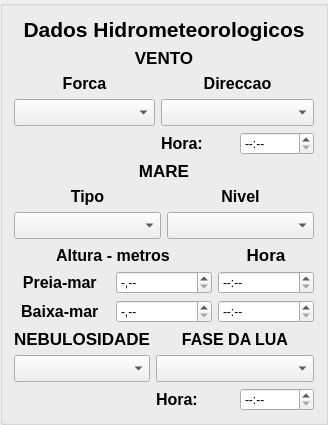
    <widget class="QGroupBox" name="GBDadosHidro">
     <property name="sizePolicy">
      <sizepolicy hsizetype="Fixed" vsizetype="Preferred">
       <horstretch>0</horstretch>
       <verstretch>0</verstretch>
      </sizepolicy>
     </property>
     <property name="title">
      <string/>
     </property>
     <layout class="QGridLayout" name="gridLayout">
      <item row="0" column="0">
       <widget class="QLabel" name="label_10">
        <property name="font">
         <font>
          <pointsize>16</pointsize>
          <weight>75</weight>
          <bold>true</bold>
         </font>
        </property>
        <property name="text">
         <string>Dados Hidrometeorologicos</string>
        </property>
        <property name="alignment">
         <set>Qt::AlignCenter</set>
        </property>
       </widget>
      </item>
      <item row="1" column="0">
       <widget class="QLabel" name="label_11">
        <property name="font">
         <font>
          <pointsize>13</pointsize>
          <weight>75</weight>
          <bold>true</bold>
         </font>
        </property>
        <property name="text">
         <string>VENTO</string>
        </property>
        <property name="alignment">
         <set>Qt::AlignCenter</set>
        </property>
       </widget>
      </item>
      <item row="2" column="0">
       <layout class="QGridLayout" name="gridLayout_3">
        <item row="3" column="2">
         <widget class="QLabel" name="label_13">
          <property name="font">
           <font>
            <pointsize>12</pointsize>
            <weight>75</weight>
            <bold>true</bold>
           </font>
          </property>
          <property name="text">
           <string>Hora:       </string>
          </property>
         </widget>
        </item>
        <item row="0" column="2" colspan="2">
         <widget class="QLabel" name="label_26">
          <property name="font">
           <font>
            <pointsize>12</pointsize>
            <weight>75</weight>
            <bold>true</bold>
           </font>
          </property>
          <property name="text">
           <string>Direccao</string>
          </property>
          <property name="alignment">
           <set>Qt::AlignCenter</set>
          </property>
         </widget>
        </item>
        <item row="1" column="0" colspan="2">
         <widget class="QComboBox" name="CBForca">
          <property name="font">
           <font>
            <pointsize>12</pointsize>
           </font>
          </property>
         </widget>
        </item>
        <item row="3" column="3">
         <widget class="QTimeEdit" name="TEHoraVent">
          <property name="specialValueText">
           <string>--:--</string>
          </property>
          <property name="currentSectionIndex">
           <number>0</number>
          </property>
          <property name="timeSpec">
           <enum>Qt::LocalTime</enum>
          </property>
          <property name="time">
           <time>
            <hour>0</hour>
            <minute>0</minute>
            <second>0</second>
           </time>
          </property>
         </widget>
        </item>
        <item row="1" column="2" colspan="2">
         <widget class="QComboBox" name="CBDireccao">
          <property name="font">
           <font>
            <pointsize>12</pointsize>
           </font>
          </property>
         </widget>
        </item>
        <item row="0" column="0" colspan="2">
         <widget class="QLabel" name="label_25">
          <property name="font">
           <font>
            <pointsize>12</pointsize>
            <weight>75</weight>
            <bold>true</bold>
           </font>
          </property>
          <property name="text">
           <string>Forca</string>
          </property>
          <property name="alignment">
           <set>Qt::AlignCenter</set>
          </property>
         </widget>
        </item>
       </layout>
      </item>
      <item row="3" column="0">
       <widget class="QLabel" name="label_35">
        <property name="font">
         <font>
          <pointsize>13</pointsize>
          <weight>75</weight>
          <bold>true</bold>
         </font>
        </property>
        <property name="text">
         <string>MARE</string>
        </property>
        <property name="alignment">
         <set>Qt::AlignCenter</set>
        </property>
       </widget>
      </item>
      <item row="4" column="0">
       <layout class="QGridLayout" name="gridLayout_7">
        <item row="0" column="0">
         <widget class="QLabel" name="label_33">
          <property name="font">
           <font>
            <pointsize>12</pointsize>
            <weight>75</weight>
            <bold>true</bold>
           </font>
          </property>
          <property name="text">
           <string>Tipo</string>
          </property>
          <property name="alignment">
           <set>Qt::AlignCenter</set>
          </property>
         </widget>
        </item>
        <item row="0" column="1">
         <widget class="QLabel" name="label_34">
          <property name="font">
           <font>
            <pointsize>12</pointsize>
            <weight>75</weight>
            <bold>true</bold>
           </font>
          </property>
          <property name="text">
           <string>Nivel</string>
          </property>
          <property name="alignment">
           <set>Qt::AlignCenter</set>
          </property>
         </widget>
        </item>
        <item row="1" column="0">
         <widget class="QComboBox" name="CBTipoMare">
          <property name="font">
           <font>
            <pointsize>12</pointsize>
           </font>
          </property>
         </widget>
        </item>
        <item row="1" column="1">
         <widget class="QComboBox" name="CBNivelMare">
          <property name="font">
           <font>
            <pointsize>12</pointsize>
           </font>
          </property>
         </widget>
        </item>
       </layout>
      </item>
      <item row="5" column="0">
       <layout class="QGridLayout" name="gridLayout_10">
        <item row="0" column="2">
         <widget class="QLabel" name="label_28">
          <property name="font">
           <font>
            <pointsize>13</pointsize>
            <weight>75</weight>
            <bold>true</bold>
           </font>
          </property>
          <property name="text">
           <string>Hora</string>
          </property>
          <property name="alignment">
           <set>Qt::AlignCenter</set>
          </property>
         </widget>
        </item>
        <item row="1" column="0">
         <widget class="QLabel" name="label_30">
          <property name="font">
           <font>
            <pointsize>12</pointsize>
            <weight>75</weight>
            <bold>true</bold>
           </font>
          </property>
          <property name="text">
           <string>Preia-mar </string>
          </property>
          <property name="alignment">
           <set>Qt::AlignCenter</set>
          </property>
         </widget>
        </item>
        <item row="1" column="1">
         <widget class="QDoubleSpinBox" name="DSBPreaiaMar">
          <property name="specialValueText">
           <string>-,--</string>
          </property>
          <property name="suffix">
           <string/>
          </property>
          <property name="minimum">
           <double>-1.000000000000000</double>
          </property>
          <property name="value">
           <double>-1.000000000000000</double>
          </property>
         </widget>
        </item>
        <item row="1" column="2">
         <widget class="QTimeEdit" name="TEPreiamarHora">
          <property name="specialValueText">
           <string>--:--</string>
          </property>
         </widget>
        </item>
        <item row="2" column="0">
         <widget class="QLabel" name="label_29">
          <property name="font">
           <font>
            <pointsize>12</pointsize>
            <weight>75</weight>
            <bold>true</bold>
           </font>
          </property>
          <property name="text">
           <string>Baixa-mar </string>
          </property>
          <property name="alignment">
           <set>Qt::AlignCenter</set>
          </property>
         </widget>
        </item>
        <item row="2" column="1">
         <widget class="QDoubleSpinBox" name="DSBBaixaMar">
          <property name="specialValueText">
           <string>-,--</string>
          </property>
          <property name="suffix">
           <string/>
          </property>
          <property name="minimum">
           <double>-1.000000000000000</double>
          </property>
          <property name="value">
           <double>-1.000000000000000</double>
          </property>
         </widget>
        </item>
        <item row="2" column="2">
         <widget class="QTimeEdit" name="TEBaixamarHora">
          <property name="specialValueText">
           <string>--:--</string>
          </property>
         </widget>
        </item>
        <item row="0" column="0" colspan="2">
         <widget class="QLabel" name="label_32">
          <property name="font">
           <font>
            <pointsize>12</pointsize>
            <weight>75</weight>
            <bold>true</bold>
           </font>
          </property>
          <property name="text">
           <string>Altura - metros</string>
          </property>
          <property name="alignment">
           <set>Qt::AlignCenter</set>
          </property>
         </widget>
        </item>
       </layout>
      </item>
      <item row="6" column="0">
       <layout class="QGridLayout" name="gridLayout_11">
        <item row="0" column="1">
         <widget class="QLabel" name="label_38">
          <property name="font">
           <font>
            <pointsize>13</pointsize>
            <weight>75</weight>
            <bold>true</bold>
           </font>
          </property>
          <property name="text">
           <string>NEBULOSIDADE</string>
          </property>
          <property name="alignment">
           <set>Qt::AlignCenter</set>
          </property>
         </widget>
        </item>
        <item row="1" column="1">
         <widget class="QComboBox" name="CBNebulosidade">
          <property name="font">
           <font>
            <pointsize>12</pointsize>
           </font>
          </property>
         </widget>
        </item>
        <item row="2" column="3">
         <widget class="QTimeEdit" name="TENebulosidadeHora">
          <property name="specialValueText">
           <string>--:--</string>
          </property>
         </widget>
        </item>
        <item row="2" column="2">
         <widget class="QLabel" name="label_37">
          <property name="font">
           <font>
            <pointsize>12</pointsize>
            <weight>75</weight>
            <bold>true</bold>
           </font>
          </property>
          <property name="text">
           <string>Hora:        </string>
          </property>
          <property name="alignment">
           <set>Qt::AlignLeading|Qt::AlignLeft|Qt::AlignVCenter</set>
          </property>
         </widget>
        </item>
        <item row="0" column="2" colspan="2">
         <widget class="QLabel" name="label_36">
          <property name="font">
           <font>
            <pointsize>12</pointsize>
            <weight>75</weight>
            <bold>true</bold>
           </font>
          </property>
          <property name="text">
           <string>FASE DA LUA</string>
          </property>
          <property name="alignment">
           <set>Qt::AlignCenter</set>
          </property>
         </widget>
        </item>
        <item row="2" column="1">
         <spacer name="horizontalSpacer_5">
          <property name="orientation">
           <enum>Qt::Horizontal</enum>
          </property>
          <property name="sizeHint" stdset="0">
           <size>
            <width>40</width>
            <height>20</height>
           </size>
          </property>
         </spacer>
        </item>
        <item row="1" column="2" colspan="2">
         <widget class="QComboBox" name="CBFaselua">
          <property name="font">
           <font>
            <pointsize>12</pointsize>
           </font>
          </property>
         </widget>
        </item>
       </layout>
      </item>
     </layout>
    </widget>
